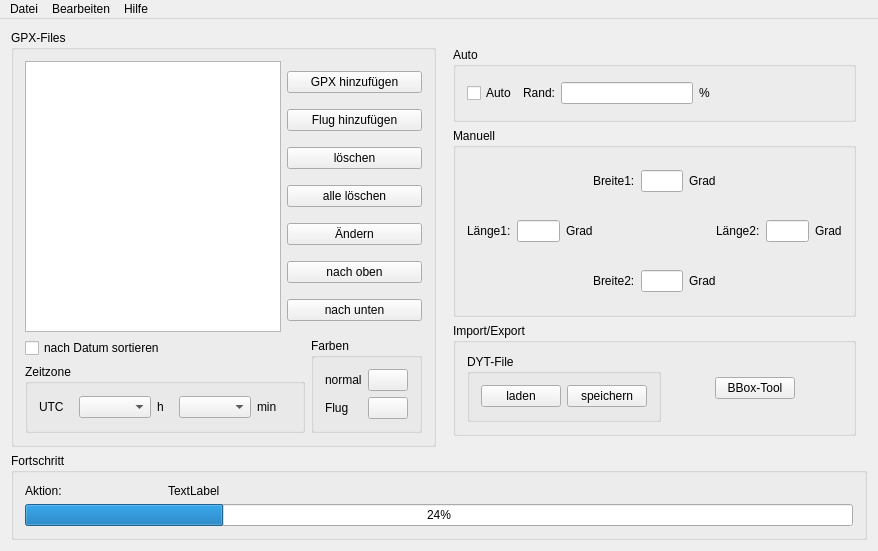
<?xml version="1.0" encoding="UTF-8"?>
<ui version="4.0">
 <class>dytMainW</class>
 <widget class="QMainWindow" name="dytMainW">
  <property name="geometry">
   <rect>
    <x>0</x>
    <y>0</y>
    <width>878</width>
    <height>551</height>
   </rect>
  </property>
  <property name="windowTitle">
   <string notr="true">DYJ_Track 2.08</string>
  </property>
  <widget class="QWidget" name="centralWidget">
   <layout class="QVBoxLayout" name="verticalLayout" stretch="20,0">
    <item>
     <layout class="QHBoxLayout" name="horizontalLayout" stretch="1,1">
      <property name="spacing">
       <number>6</number>
      </property>
      <item>
       <widget class="QGroupBox" name="grp_gpxFiles">
        <property name="title">
         <string>GPX-Files</string>
        </property>
        <layout class="QGridLayout" name="gridLayout_3">
         <item row="0" column="0" rowspan="2">
          <layout class="QVBoxLayout" name="verticalLayout_5" stretch="4,1">
           <item>
            <layout class="QHBoxLayout" name="horizontalLayout_5" stretch="0,2">
             <item>
              <widget class="QListWidget" name="filesListWidget">
               <property name="selectionMode">
                <enum>QAbstractItemView::MultiSelection</enum>
               </property>
              </widget>
             </item>
             <item>
              <layout class="QVBoxLayout" name="verticalLayout_6">
               <item>
                <widget class="QPushButton" name="but_addGpx">
                 <property name="text">
                  <string>GPX hinzufügen</string>
                 </property>
                </widget>
               </item>
               <item>
                <widget class="QPushButton" name="but_addFly">
                 <property name="text">
                  <string>Flug hinzufügen</string>
                 </property>
                </widget>
               </item>
               <item>
                <widget class="QPushButton" name="but_delGpx">
                 <property name="text">
                  <string>löschen</string>
                 </property>
                 <property name="shortcut">
                  <string>Del</string>
                 </property>
                </widget>
               </item>
               <item>
                <widget class="QPushButton" name="but_delAllGpx">
                 <property name="text">
                  <string>alle löschen</string>
                 </property>
                 <property name="shortcut">
                  <string>Shift+Del</string>
                 </property>
                </widget>
               </item>
               <item>
                <widget class="QPushButton" name="but_chgGpx">
                 <property name="text">
                  <string>Ändern</string>
                 </property>
                </widget>
               </item>
               <item>
                <widget class="QPushButton" name="but_gpxUp">
                 <property name="text">
                  <string>nach oben</string>
                 </property>
                </widget>
               </item>
               <item>
                <widget class="QPushButton" name="but_gpxDown">
                 <property name="text">
                  <string>nach unten</string>
                 </property>
                </widget>
               </item>
              </layout>
             </item>
            </layout>
           </item>
           <item>
            <layout class="QHBoxLayout" name="horizontalLayout_4">
             <item>
              <layout class="QVBoxLayout" name="verticalLayout_4">
               <item>
                <widget class="QCheckBox" name="cbSortByDate">
                 <property name="text">
                  <string>nach Datum sortieren</string>
                 </property>
                </widget>
               </item>
               <item>
                <widget class="QGroupBox" name="groupBox_3">
                 <property name="title">
                  <string>Zeitzone</string>
                 </property>
                 <layout class="QHBoxLayout" name="horizontalLayout_9">
                  <item>
                   <layout class="QHBoxLayout" name="horizontalLayout_3" stretch="2,0,1,4,2">
                    <item>
                     <widget class="QLabel" name="label_3">
                      <property name="text">
                       <string>UTC</string>
                      </property>
                     </widget>
                    </item>
                    <item>
                     <widget class="QComboBox" name="cB_TZh"/>
                    </item>
                    <item>
                     <widget class="QLabel" name="label_2">
                      <property name="text">
                       <string>h</string>
                      </property>
                     </widget>
                    </item>
                    <item>
                     <widget class="QComboBox" name="cB_TZmin"/>
                    </item>
                    <item>
                     <widget class="QLabel" name="label">
                      <property name="text">
                       <string>min</string>
                      </property>
                     </widget>
                    </item>
                   </layout>
                  </item>
                 </layout>
                </widget>
               </item>
              </layout>
             </item>
             <item>
              <widget class="QGroupBox" name="groupBox_2">
               <property name="title">
                <string>Farben</string>
               </property>
               <layout class="QFormLayout" name="formLayout_2">
                <item row="0" column="0">
                 <layout class="QFormLayout" name="formLayout">
                  <item row="1" column="0">
                   <widget class="QLabel" name="label_5">
                    <property name="text">
                     <string>normal</string>
                    </property>
                   </widget>
                  </item>
                  <item row="2" column="0">
                   <widget class="QLabel" name="label_4">
                    <property name="text">
                     <string>Flug</string>
                    </property>
                   </widget>
                  </item>
                  <item row="1" column="1">
                   <widget class="QPushButton" name="pbColNorm">
                    <property name="text">
                     <string/>
                    </property>
                   </widget>
                  </item>
                  <item row="2" column="1">
                   <widget class="QPushButton" name="pbColFlug">
                    <property name="text">
                     <string/>
                    </property>
                   </widget>
                  </item>
                 </layout>
                </item>
               </layout>
              </widget>
             </item>
            </layout>
           </item>
          </layout>
         </item>
        </layout>
       </widget>
      </item>
      <item>
       <widget class="QFrame" name="frame_4">
        <property name="maximumSize">
         <size>
          <width>16777215</width>
          <height>496</height>
         </size>
        </property>
        <layout class="QVBoxLayout" name="verticalLayout_3">
         <item>
          <widget class="QTabBar" name="tw_Bereich" native="true">
           <property name="currentIndex" stdset="0">
            <number>1</number>
           </property>
          </widget>
         </item>
         <item>
          <layout class="QVBoxLayout" name="verticalLayout_12" stretch="4,10,6">
           <item>
            <widget class="QGroupBox" name="groupBox_28">
             <property name="title">
              <string>Auto</string>
             </property>
             <layout class="QHBoxLayout" name="horizontalLayout_6">
              <item>
               <widget class="QCheckBox" name="cb_autoArea">
                <property name="text">
                 <string>Auto</string>
                </property>
               </widget>
              </item>
              <item>
               <widget class="QLabel" name="label_66">
                <property name="text">
                 <string>Rand:</string>
                </property>
               </widget>
              </item>
              <item>
               <widget class="QLineEdit" name="le_rand"/>
              </item>
              <item>
               <widget class="QLabel" name="label_67">
                <property name="text">
                 <string>%</string>
                </property>
               </widget>
              </item>
              <item>
               <spacer name="horizontalSpacer_3">
                <property name="orientation">
                 <enum>Qt::Horizontal</enum>
                </property>
                <property name="sizeHint" stdset="0">
                 <size>
                  <width>40</width>
                  <height>20</height>
                 </size>
                </property>
               </spacer>
              </item>
             </layout>
            </widget>
           </item>
           <item>
            <widget class="QGroupBox" name="groupBox_29">
             <property name="title">
              <string>Manuell</string>
             </property>
             <layout class="QGridLayout" name="gridLayout_2">
              <item row="0" column="0">
               <spacer name="horizontalSpacer_5">
                <property name="orientation">
                 <enum>Qt::Horizontal</enum>
                </property>
                <property name="sizeHint" stdset="0">
                 <size>
                  <width>92</width>
                  <height>20</height>
                 </size>
                </property>
               </spacer>
              </item>
              <item row="0" column="1" colspan="3">
               <layout class="QHBoxLayout" name="horizontalLayout_41">
                <item>
                 <widget class="QLabel" name="label_74">
                  <property name="text">
                   <string>Breite1:</string>
                  </property>
                 </widget>
                </item>
                <item>
                 <widget class="QLineEdit" name="le_Lat1"/>
                </item>
                <item>
                 <widget class="QLabel" name="label_75">
                  <property name="text">
                   <string>Grad</string>
                  </property>
                 </widget>
                </item>
               </layout>
              </item>
              <item row="0" column="4">
               <spacer name="horizontalSpacer_6">
                <property name="orientation">
                 <enum>Qt::Horizontal</enum>
                </property>
                <property name="sizeHint" stdset="0">
                 <size>
                  <width>91</width>
                  <height>20</height>
                 </size>
                </property>
               </spacer>
              </item>
              <item row="1" column="0" colspan="2">
               <layout class="QHBoxLayout" name="horizontalLayout_39">
                <item>
                 <widget class="QLabel" name="label_70">
                  <property name="text">
                   <string>Länge1:</string>
                  </property>
                 </widget>
                </item>
                <item>
                 <widget class="QLineEdit" name="le_Lon1"/>
                </item>
                <item>
                 <widget class="QLabel" name="label_71">
                  <property name="text">
                   <string>Grad</string>
                  </property>
                 </widget>
                </item>
               </layout>
              </item>
              <item row="1" column="2">
               <spacer name="horizontalSpacer_4">
                <property name="orientation">
                 <enum>Qt::Horizontal</enum>
                </property>
                <property name="sizeHint" stdset="0">
                 <size>
                  <width>91</width>
                  <height>20</height>
                 </size>
                </property>
               </spacer>
              </item>
              <item row="1" column="3" colspan="2">
               <layout class="QHBoxLayout" name="horizontalLayout_40">
                <item>
                 <widget class="QLabel" name="label_72">
                  <property name="locale">
                   <locale language="German" country="Germany"/>
                  </property>
                  <property name="frameShape">
                   <enum>QFrame::NoFrame</enum>
                  </property>
                  <property name="text">
                   <string>Länge2:</string>
                  </property>
                 </widget>
                </item>
                <item>
                 <widget class="QLineEdit" name="le_Lon2"/>
                </item>
                <item>
                 <widget class="QLabel" name="label_73">
                  <property name="text">
                   <string>Grad</string>
                  </property>
                 </widget>
                </item>
               </layout>
              </item>
              <item row="2" column="0">
               <spacer name="horizontalSpacer_7">
                <property name="orientation">
                 <enum>Qt::Horizontal</enum>
                </property>
                <property name="sizeHint" stdset="0">
                 <size>
                  <width>92</width>
                  <height>20</height>
                 </size>
                </property>
               </spacer>
              </item>
              <item row="2" column="1" colspan="3">
               <layout class="QHBoxLayout" name="horizontalLayout_38">
                <item>
                 <widget class="QLabel" name="label_68">
                  <property name="text">
                   <string>Breite2:</string>
                  </property>
                 </widget>
                </item>
                <item>
                 <widget class="QLineEdit" name="le_Lat2"/>
                </item>
                <item>
                 <widget class="QLabel" name="label_69">
                  <property name="text">
                   <string>Grad</string>
                  </property>
                 </widget>
                </item>
               </layout>
              </item>
              <item row="2" column="4">
               <spacer name="horizontalSpacer_8">
                <property name="orientation">
                 <enum>Qt::Horizontal</enum>
                </property>
                <property name="sizeHint" stdset="0">
                 <size>
                  <width>91</width>
                  <height>20</height>
                 </size>
                </property>
               </spacer>
              </item>
             </layout>
            </widget>
           </item>
           <item>
            <widget class="QGroupBox" name="groupBox_30">
             <property name="title">
              <string>Import/Export</string>
             </property>
             <layout class="QHBoxLayout" name="horizontalLayout_7">
              <item>
               <widget class="QGroupBox" name="groupBox_31">
                <property name="title">
                 <string>DYT-File</string>
                </property>
                <layout class="QHBoxLayout" name="horizontalLayout_8">
                 <item>
                  <widget class="QPushButton" name="pushButton_28">
                   <property name="text">
                    <string>laden</string>
                   </property>
                  </widget>
                 </item>
                 <item>
                  <widget class="QPushButton" name="pushButton_29">
                   <property name="text">
                    <string>speichern</string>
                   </property>
                  </widget>
                 </item>
                </layout>
               </widget>
              </item>
              <item>
               <spacer name="horizontalSpacer_2">
                <property name="orientation">
                 <enum>Qt::Horizontal</enum>
                </property>
                <property name="sizeHint" stdset="0">
                 <size>
                  <width>5</width>
                  <height>20</height>
                 </size>
                </property>
               </spacer>
              </item>
              <item>
               <widget class="QPushButton" name="pushButton_30">
                <property name="text">
                 <string>BBox-Tool</string>
                </property>
               </widget>
              </item>
              <item>
               <spacer name="horizontalSpacer_9">
                <property name="orientation">
                 <enum>Qt::Horizontal</enum>
                </property>
                <property name="sizeHint" stdset="0">
                 <size>
                  <width>4</width>
                  <height>20</height>
                 </size>
                </property>
               </spacer>
              </item>
             </layout>
            </widget>
           </item>
          </layout>
         </item>
        </layout>
       </widget>
      </item>
     </layout>
    </item>
    <item>
     <widget class="QGroupBox" name="groupBox">
      <property name="sizePolicy">
       <sizepolicy hsizetype="Preferred" vsizetype="Maximum">
        <horstretch>0</horstretch>
        <verstretch>1</verstretch>
       </sizepolicy>
      </property>
      <property name="title">
       <string>Fortschritt</string>
      </property>
      <layout class="QGridLayout" name="gridLayout">
       <item row="0" column="0">
        <layout class="QVBoxLayout" name="verticalLayout_2" stretch="1,1">
         <item>
          <layout class="QHBoxLayout" name="horizontalLayout_2" stretch="1,5">
           <item>
            <widget class="QLabel" name="txt_act">
             <property name="text">
              <string>Aktion:</string>
             </property>
            </widget>
           </item>
           <item>
            <widget class="QLabel" name="tl_action">
             <property name="text">
              <string>TextLabel</string>
             </property>
            </widget>
           </item>
          </layout>
         </item>
         <item>
          <widget class="QProgressBar" name="progressBar">
           <property name="value">
            <number>24</number>
           </property>
          </widget>
         </item>
        </layout>
       </item>
      </layout>
     </widget>
    </item>
   </layout>
  </widget>
  <widget class="QMenuBar" name="menuBar">
   <property name="geometry">
    <rect>
     <x>0</x>
     <y>0</y>
     <width>878</width>
     <height>25</height>
    </rect>
   </property>
   <widget class="QMenu" name="menuDatei">
    <property name="title">
     <string>Datei</string>
    </property>
    <addaction name="actionNeues_Projekt"/>
    <addaction name="actionProjekt_laden"/>
    <addaction name="actionProjekt_hinzu_laden"/>
    <addaction name="actionProjekt_speichern"/>
    <addaction name="actionProjekt_speichern_unter"/>
    <addaction name="actionProjekt_exportieren"/>
    <addaction name="separator"/>
    <addaction name="actionBeenden"/>
   </widget>
   <widget class="QMenu" name="menuBearbeiten">
    <property name="title">
     <string>Bearbeiten</string>
    </property>
    <addaction name="actionHTML_erstellen"/>
    <addaction name="actionBild_erstellen"/>
    <addaction name="actionFilm_erzeugen"/>
    <addaction name="separator"/>
    <addaction name="actionOptionen"/>
   </widget>
   <widget class="QMenu" name="menuHilfe">
    <property name="title">
     <string>Hilfe</string>
    </property>
    <addaction name="actionHilfe"/>
    <addaction name="separator"/>
    <addaction name="actionInfo"/>
   </widget>
   <addaction name="menuDatei"/>
   <addaction name="menuBearbeiten"/>
   <addaction name="menuHilfe"/>
  </widget>
  <action name="actionProjekt_laden">
   <property name="text">
    <string>Projekt laden</string>
   </property>
  </action>
  <action name="actionProjekt_hinzu_laden">
   <property name="text">
    <string>Projekt hinzu laden</string>
   </property>
  </action>
  <action name="actionProjekt_speichern">
   <property name="text">
    <string>Projekt speichern</string>
   </property>
  </action>
  <action name="actionProjekt_speichern_unter">
   <property name="text">
    <string>Projekt speichern unter</string>
   </property>
  </action>
  <action name="actionProjekt_exportieren">
   <property name="text">
    <string>Projekt exportieren</string>
   </property>
  </action>
  <action name="actionBeenden">
   <property name="text">
    <string>Beenden</string>
   </property>
  </action>
  <action name="actionHTML_erstellen">
   <property name="text">
    <string>HTML erstellen</string>
   </property>
  </action>
  <action name="actionBild_erstellen">
   <property name="text">
    <string>Bild erstellen</string>
   </property>
  </action>
  <action name="actionFilm_erzeugen">
   <property name="text">
    <string>Film erzeugen</string>
   </property>
  </action>
  <action name="actionOptionen">
   <property name="text">
    <string>Optionen</string>
   </property>
  </action>
  <action name="actionHilfe">
   <property name="text">
    <string>Hilfe</string>
   </property>
  </action>
  <action name="actionInfo">
   <property name="text">
    <string>Info</string>
   </property>
  </action>
  <action name="actionNeues_Projekt">
   <property name="text">
    <string>neues Projekt</string>
   </property>
  </action>
 </widget>
 <layoutdefault spacing="6" margin="11"/>
 <customwidgets>
  <customwidget>
   <class>QTabBar</class>
   <extends>QWidget</extends>
   <header location="global">qtabbar.h</header>
   <container>1</container>
  </customwidget>
 </customwidgets>
 <resources/>
 <connections>
  <connection>
   <sender>but_addGpx</sender>
   <signal>clicked()</signal>
   <receiver>dytMainW</receiver>
   <slot>OnAddgpx()</slot>
   <hints>
    <hint type="sourcelabel">
     <x>352</x>
     <y>99</y>
    </hint>
    <hint type="destinationlabel">
     <x>892</x>
     <y>100</y>
    </hint>
   </hints>
  </connection>
  <connection>
   <sender>filesListWidget</sender>
   <signal>itemSelectionChanged()</signal>
   <receiver>dytMainW</receiver>
   <slot>OnSelchangeFiles()</slot>
   <hints>
    <hint type="sourcelabel">
     <x>206</x>
     <y>214</y>
    </hint>
    <hint type="destinationlabel">
     <x>207</x>
     <y>556</y>
    </hint>
   </hints>
  </connection>
  <connection>
   <sender>but_delGpx</sender>
   <signal>clicked()</signal>
   <receiver>dytMainW</receiver>
   <slot>onDel()</slot>
   <hints>
    <hint type="sourcelabel">
     <x>371</x>
     <y>191</y>
    </hint>
    <hint type="destinationlabel">
     <x>947</x>
     <y>188</y>
    </hint>
   </hints>
  </connection>
  <connection>
   <sender>but_delAllGpx</sender>
   <signal>clicked()</signal>
   <receiver>dytMainW</receiver>
   <slot>OnDelAll()</slot>
   <hints>
    <hint type="sourcelabel">
     <x>436</x>
     <y>247</y>
    </hint>
    <hint type="destinationlabel">
     <x>949</x>
     <y>247</y>
    </hint>
   </hints>
  </connection>
  <connection>
   <sender>but_gpxUp</sender>
   <signal>clicked()</signal>
   <receiver>dytMainW</receiver>
   <slot>OnUp()</slot>
   <hints>
    <hint type="sourcelabel">
     <x>441</x>
     <y>345</y>
    </hint>
    <hint type="destinationlabel">
     <x>953</x>
     <y>352</y>
    </hint>
   </hints>
  </connection>
  <connection>
   <sender>but_gpxDown</sender>
   <signal>clicked()</signal>
   <receiver>dytMainW</receiver>
   <slot>OnDown()</slot>
   <hints>
    <hint type="sourcelabel">
     <x>432</x>
     <y>401</y>
    </hint>
    <hint type="destinationlabel">
     <x>948</x>
     <y>401</y>
    </hint>
   </hints>
  </connection>
  <connection>
   <sender>cbSortByDate</sender>
   <signal>stateChanged(int)</signal>
   <receiver>dytMainW</receiver>
   <slot>OnSortByDate()</slot>
   <hints>
    <hint type="sourcelabel">
     <x>35</x>
     <y>455</y>
    </hint>
    <hint type="destinationlabel">
     <x>46</x>
     <y>558</y>
    </hint>
   </hints>
  </connection>
  <connection>
   <sender>cB_TZh</sender>
   <signal>currentIndexChanged(int)</signal>
   <receiver>dytMainW</receiver>
   <slot>OnTZChanged()</slot>
   <hints>
    <hint type="sourcelabel">
     <x>90</x>
     <y>514</y>
    </hint>
    <hint type="destinationlabel">
     <x>92</x>
     <y>582</y>
    </hint>
   </hints>
  </connection>
  <connection>
   <sender>cB_TZmin</sender>
   <signal>currentIndexChanged(int)</signal>
   <receiver>dytMainW</receiver>
   <slot>OnTZChanged()</slot>
   <hints>
    <hint type="sourcelabel">
     <x>175</x>
     <y>509</y>
    </hint>
    <hint type="destinationlabel">
     <x>186</x>
     <y>572</y>
    </hint>
   </hints>
  </connection>
  <connection>
   <sender>pbColNorm</sender>
   <signal>clicked()</signal>
   <receiver>dytMainW</receiver>
   <slot>OnColN()</slot>
   <hints>
    <hint type="sourcelabel">
     <x>314</x>
     <y>481</y>
    </hint>
    <hint type="destinationlabel">
     <x>316</x>
     <y>558</y>
    </hint>
   </hints>
  </connection>
  <connection>
   <sender>pbColFlug</sender>
   <signal>clicked()</signal>
   <receiver>dytMainW</receiver>
   <slot>OnColF()</slot>
   <hints>
    <hint type="sourcelabel">
     <x>403</x>
     <y>505</y>
    </hint>
    <hint type="destinationlabel">
     <x>400</x>
     <y>560</y>
    </hint>
   </hints>
  </connection>
  <connection>
   <sender>but_addFly</sender>
   <signal>clicked()</signal>
   <receiver>dytMainW</receiver>
   <slot>OnFly()</slot>
   <hints>
    <hint type="sourcelabel">
     <x>435</x>
     <y>143</y>
    </hint>
    <hint type="destinationlabel">
     <x>949</x>
     <y>146</y>
    </hint>
   </hints>
  </connection>
  <connection>
   <sender>but_chgGpx</sender>
   <signal>clicked()</signal>
   <receiver>dytMainW</receiver>
   <slot>OnChgGpx()</slot>
   <hints>
    <hint type="sourcelabel">
     <x>429</x>
     <y>300</y>
    </hint>
    <hint type="destinationlabel">
     <x>953</x>
     <y>302</y>
    </hint>
   </hints>
  </connection>
  <connection>
   <sender>filesListWidget</sender>
   <signal>doubleClicked(QModelIndex)</signal>
   <receiver>dytMainW</receiver>
   <slot>OnChgGpx()</slot>
   <hints>
    <hint type="sourcelabel">
     <x>207</x>
     <y>210</y>
    </hint>
    <hint type="destinationlabel">
     <x>950</x>
     <y>450</y>
    </hint>
   </hints>
  </connection>
  <connection>
   <sender>tw_Bereich</sender>
   <signal>currentChanged(int)</signal>
   <receiver>dytMainW</receiver>
   <slot>OnSelChgArea()</slot>
   <hints>
    <hint type="sourcelabel">
     <x>914</x>
     <y>49</y>
    </hint>
    <hint type="destinationlabel">
     <x>952</x>
     <y>50</y>
    </hint>
   </hints>
  </connection>
  <connection>
   <sender>le_rand</sender>
   <signal>textEdited(QString)</signal>
   <receiver>dytMainW</receiver>
   <slot>OnChgRand()</slot>
   <hints>
    <hint type="sourcelabel">
     <x>694</x>
     <y>125</y>
    </hint>
    <hint type="destinationlabel">
     <x>815</x>
     <y>39</y>
    </hint>
   </hints>
  </connection>
  <connection>
   <sender>cb_autoArea</sender>
   <signal>clicked()</signal>
   <receiver>dytMainW</receiver>
   <slot>OnChgAutoArea()</slot>
   <hints>
    <hint type="sourcelabel">
     <x>534</x>
     <y>128</y>
    </hint>
    <hint type="destinationlabel">
     <x>529</x>
     <y>41</y>
    </hint>
   </hints>
  </connection>
  <connection>
   <sender>pushButton_28</sender>
   <signal>clicked()</signal>
   <receiver>dytMainW</receiver>
   <slot>OnLoadDyt()</slot>
   <hints>
    <hint type="sourcelabel">
     <x>568</x>
     <y>499</y>
    </hint>
    <hint type="destinationlabel">
     <x>567</x>
     <y>561</y>
    </hint>
   </hints>
  </connection>
  <connection>
   <sender>pushButton_29</sender>
   <signal>clicked()</signal>
   <receiver>dytMainW</receiver>
   <slot>OnSaveDyt()</slot>
   <hints>
    <hint type="sourcelabel">
     <x>657</x>
     <y>507</y>
    </hint>
    <hint type="destinationlabel">
     <x>644</x>
     <y>557</y>
    </hint>
   </hints>
  </connection>
  <connection>
   <sender>pushButton_30</sender>
   <signal>clicked()</signal>
   <receiver>dytMainW</receiver>
   <slot>OnBbox()</slot>
   <hints>
    <hint type="sourcelabel">
     <x>776</x>
     <y>509</y>
    </hint>
    <hint type="destinationlabel">
     <x>777</x>
     <y>554</y>
    </hint>
   </hints>
  </connection>
  <connection>
   <sender>le_Lon2</sender>
   <signal>editingFinished()</signal>
   <receiver>dytMainW</receiver>
   <slot>OnManChgArea()</slot>
   <hints>
    <hint type="sourcelabel">
     <x>830</x>
     <y>295</y>
    </hint>
    <hint type="destinationlabel">
     <x>949</x>
     <y>285</y>
    </hint>
   </hints>
  </connection>
  <connection>
   <sender>le_Lat1</sender>
   <signal>editingFinished()</signal>
   <receiver>dytMainW</receiver>
   <slot>OnManChgArea()</slot>
   <hints>
    <hint type="sourcelabel">
     <x>726</x>
     <y>216</y>
    </hint>
    <hint type="destinationlabel">
     <x>950</x>
     <y>224</y>
    </hint>
   </hints>
  </connection>
  <connection>
   <sender>le_Lon1</sender>
   <signal>editingFinished()</signal>
   <receiver>dytMainW</receiver>
   <slot>OnManChgArea()</slot>
   <hints>
    <hint type="sourcelabel">
     <x>582</x>
     <y>295</y>
    </hint>
    <hint type="destinationlabel">
     <x>952</x>
     <y>331</y>
    </hint>
   </hints>
  </connection>
  <connection>
   <sender>le_Lat2</sender>
   <signal>editingFinished()</signal>
   <receiver>dytMainW</receiver>
   <slot>OnManChgArea()</slot>
   <hints>
    <hint type="sourcelabel">
     <x>718</x>
     <y>378</y>
    </hint>
    <hint type="destinationlabel">
     <x>947</x>
     <y>384</y>
    </hint>
   </hints>
  </connection>
 </connections>
 <slots>
  <signal>signalProgVal(int)</signal>
  <slot>OnAddgpx()</slot>
  <slot>OnSelchangeFiles()</slot>
  <slot>onDel()</slot>
  <slot>slot1()</slot>
  <slot>OnDelAll()</slot>
  <slot>OnUp()</slot>
  <slot>OnDown()</slot>
  <slot>OnSortByDate()</slot>
  <slot>OnTZChanged()</slot>
  <slot>OnColN()</slot>
  <slot>slot2()</slot>
  <slot>OnColF()</slot>
  <slot>OnFly()</slot>
  <slot>OnChgGpx()</slot>
  <slot>OnSelChgArea()</slot>
  <slot>OnChgRand()</slot>
  <slot>OnChgAutoArea()</slot>
  <slot>OnLoadDyt()</slot>
  <slot>OnSaveDyt()</slot>
  <slot>OnBbox()</slot>
  <slot>slot3()</slot>
  <slot>OnManChgArea()</slot>
 </slots>
</ui>
